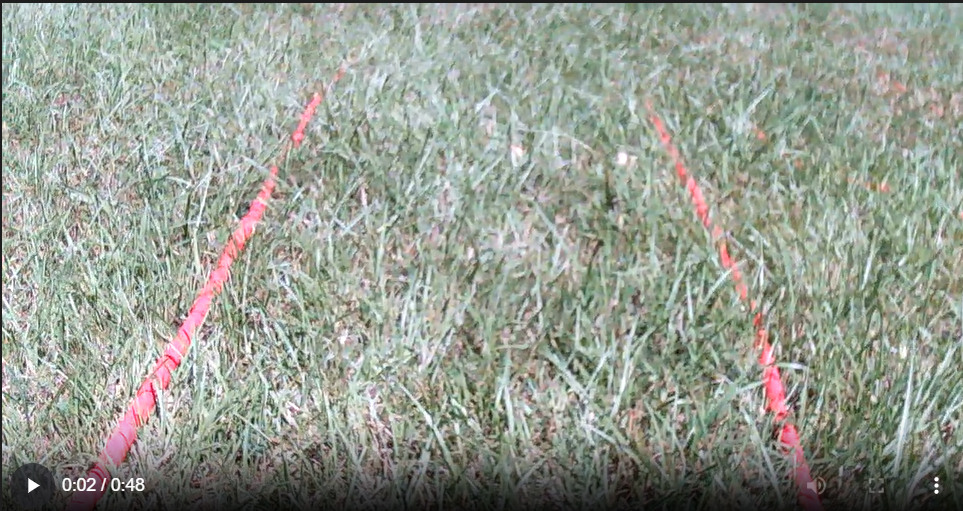
#> input picture code/main_control/outdoor_line.png, 963 x 511 px, given in place of the camera
$ python test.py
#> lines starting #> are read from the running program, lines starting #| are printed output that depends on the picture; after the words box and inside, x2 and y2 are one past the last pixel; in counts of white or black regions, pixels touching at a corner belong together
#> further down, frame is the input picture: shape (511, 963, 3); mean B, G, R 145.3, 155.7, 150
### code/main_control/line_follow/step_count.py
import cv2
import numpy as np

from .configuration import StepCountConfig

class StepCounter:
    def __init__(self):
        self.consecutive_detected = 0
        self.consecutive_not_detected = 0
        self.level = 1
        self.waiting_for_reset = False

    def read_frame(self, frame_inp: np.ndarray):
        # frame = frame_inp.copy()
        frame = frame_inp
        h, w, _ = frame.shape
#> h = 511; w = 963

        # 計算 ROI 區域 (底下 25%，左右 ±15%)
        y_start = int(h * StepCountConfig.Y_START)
#> y_start = 383
        y_end = int(h * StepCountConfig.Y_END)
#> y_end = 511
        x_start = int(w * 0.5 - w * StepCountConfig.X_WIDTH / 2)
#> x_start = 337
        x_end = int(w * 0.5 + w * StepCountConfig.X_WIDTH / 2)
#> x_end = 625
        roi = frame[y_start:y_end, x_start:x_end]
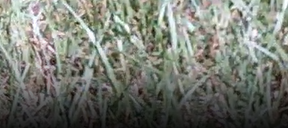
#> roi: shape (128, 288, 3); mean B, G, R 112.5, 120.9, 117.8

        # 轉 HSV 找紅色
        hsv = cv2.cvtColor(roi, cv2.COLOR_BGR2HSV)
#> hsv: shape (128, 288, 3); mean H, S, V 51.9, 27.1, 122.9
        mask1 = cv2.inRange(hsv, StepCountConfig.H_LOW1, StepCountConfig.H_HIGH1)
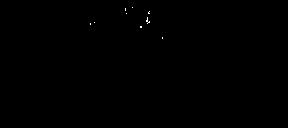
#> mask1: shape (128, 288); 0.08% white in thin lines or dots, all inside (x1, y1, x2, y2) = (90, 7, 163, 39)
        mask2 = cv2.inRange(hsv, StepCountConfig.H_LOW2, StepCountConfig.H_HIGH2)
        mask = cv2.bitwise_or(mask1, mask2)

        # 計算紅色佔比
        red_ratio = np.sum(mask > 0) / mask.size
#> red_ratio = 0.000787
        detected = red_ratio > 0.9
#> detected = False

        if not self.waiting_for_reset:
            if detected:
                self.consecutive_detected += 1
                if self.consecutive_detected >= 10:
                    #self.level += 1
                    print(f"✅ 偵測到綠線！關卡 +1 → 現在 level = {self.level}")
                    self.waiting_for_reset = True
                    self.consecutive_detected = 0
            else:
                self.consecutive_detected = 0
        else:
            if not detected:
                self.consecutive_not_detected += 1
                if self.consecutive_not_detected >= 30:
                    print("🔄 狀態重設，可以偵測下一條綠線了")
                    self.waiting_for_reset = False
                    self.consecutive_not_detected = 0
                    self.level += 1
            else:
                self.consecutive_not_detected = 0

        if StepCountConfig.SHOW_DEBUG:
            # 畫 ROI 框線
            cv2.rectangle(frame, (x_start, y_start), (x_end, y_end), (0, 255, 0), 2)
            cv2.imshow("frame", frame)
            cv2.imshow("mask", mask)

### code/main_control/line_follow/LineFollower.py
from .configuration import LineFollowConfig
import cv2
from collections import deque
from math import pi
import numpy as np

from .DummyMotor import DummyMotor
from .utils import proportional_roi, PID, clamp, red_mask_hsv, find_line_angle_and_offset

class LineFollower:

    HORIZONTAL_LINE = 0
    VERTICAL_LINE = 1
    VERTICAL_LINE_POS_M = np.tan(np.deg2rad(90 - LineFollowConfig.VERTICAL_LINE_DEGREE)) # 垂直線的正向斜率最小值
    VERTICAL_LINE_NEG_M = np.tan(np.deg2rad(-90 + LineFollowConfig.VERTICAL_LINE_DEGREE)) # 垂直線的負向斜率最大值
    HORIZONTAL_LINE_POS_M = np.tan(np.deg2rad(LineFollowConfig.HORIZONTAL_LINE_DEGREE)) # 水平線的正向斜率最大值
    HORIZONTAL_LINE_NEG_M = np.tan(np.deg2rad(-LineFollowConfig.HORIZONTAL_LINE_DEGREE)) # 水平線的負向斜率最小值

    def __init__(self, motorL, motorR):
        self.motorL: DummyMotor = motorL
        self.motorR: DummyMotor = motorR
        self.on: bool = True
        self.pid = PID(LineFollowConfig.KP, LineFollowConfig.KI, LineFollowConfig.KD)
        self.angles_buf = deque(maxlen=LineFollowConfig.SMOOTH_N)
        self.offsets_buf = deque(maxlen=LineFollowConfig.SMOOTH_N)
        self.offset_cal = 0 # 循跡時要偏移的距離(左負右正)

    # [123 lines left out: functions switch, get_lines, _follow, not called in this run]

    def follow(self, frame):
        self.motorL.set_speed(LineFollowConfig.BASE_SPEED+5)
        self.motorR.set_speed(LineFollowConfig.BASE_SPEED)
        return 0, 0, 0

### code/main_control/line_follow/DummyMotor.py
# =========================
# 馬達控制（請換成你的實作）
# =========================
from .configuration import LineFollowConfig
class DummyMotor:
    def __init__(self, id):
        self.id = id
    def set_speed(self, v):
        # 這裡只打印，實機請送到你的馬達驅動
        if LineFollowConfig.SHOW_DEBUG:
            print(f"{self.id}: {int(v)}")

### code/main_control/line_follow/utils.py
from .configuration import LineFollowConfig
import cv2
import numpy as np
import time
import math

# [6 lines left out: function proportional_roi, not called in this run]

def clamp(v, lo, hi):
    return max(lo, min(hi, v))

# [52 lines left out: functions red_mask_hsv, find_line_angle_and_offset, not called in this run]

class PID:
    def __init__(self, kp, ki, kd, clamp_i=LineFollowConfig.INTEGRAL_CLAMP):
        self.kp = kp
        self.ki = ki
        self.kd = kd
        self.clamp_i = clamp_i
        self.e_prev = 0.0
        self.i_term = 0.0
        self.t_prev = None

    # [23 lines left out: functions reset, step, not called in this run]

### code/main_control/test.py
import cv2

from line_follow import LineFollower, DummyMotor, StepCounter

DEBUG_MODE = True

cap = cv2.VideoCapture(0)
if not cap.isOpened():
    print("無法開啟攝影機")
    exit(1)

motorL = DummyMotor("L")
motorR = DummyMotor("R")
line_follower = LineFollower(motorL, motorR)
step_count = StepCounter()

try:
    while True:
        try:
            ret, frame = cap.read()
            if ret:
                cap_frame = frame
            else:
                print("Video loading failed")
                break

            line_follower.follow(frame)
            step_count.read_frame(frame)

            if cv2.waitKey(1) & 0xFF == 27:  # Esc 離開
#> (key Esc is pressed here)
                break
        except Exception as e:
            print("Error while doing main loop: ", e)
            break
finally:
    cap.release()
    cv2.destroyAllWindows()
